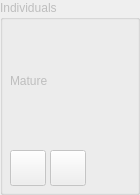
                <widget class="QGroupBox" name="groupBox_eco_Individuals">
                 <property name="enabled">
                  <bool>false</bool>
                 </property>
                 <property name="minimumSize">
                  <size>
                   <width>140</width>
                   <height>0</height>
                  </size>
                 </property>
                 <property name="title">
                  <string>Individuals</string>
                 </property>
                 <widget class="QPushButton" name="pushButton_Eco_Clear_Mature">
                  <property name="geometry">
                   <rect>
                    <x>50</x>
                    <y>150</y>
                    <width>36</width>
                    <height>36</height>
                   </rect>
                  </property>
                  <property name="toolTip">
                   <string>Clear all mature trees</string>
                  </property>
                  <property name="text">
                   <string/>
                  </property>
                  <property name="icon">
                   <iconset resource="resources.qrc">
                    <normaloff>:/Icons/Icons/Clear.png</normaloff>:/Icons/Icons/Clear.png</iconset>
                  </property>
                  <property name="iconSize">
                   <size>
                    <width>32</width>
                    <height>32</height>
                   </size>
                  </property>
                 </widget>
                 <widget class="QPushButton" name="pushButton_Eco_Edit_Mature">
                  <property name="geometry">
                   <rect>
                    <x>10</x>
                    <y>150</y>
                    <width>36</width>
                    <height>36</height>
                   </rect>
                  </property>
                  <property name="toolTip">
                   <string>Edit Oak mature trees</string>
                  </property>
                  <property name="text">
                   <string/>
                  </property>
                  <property name="icon">
                   <iconset resource="resources.qrc">
                    <normaloff>:/Icons/Icons/Edit.png</normaloff>:/Icons/Icons/Edit.png</iconset>
                  </property>
                  <property name="iconSize">
                   <size>
                    <width>32</width>
                    <height>32</height>
                   </size>
                  </property>
                 </widget>
                 <widget class="QLabel" name="eco_species_Individuals">
                  <property name="geometry">
                   <rect>
                    <x>10</x>
                    <y>20</y>
                    <width>121</width>
                    <height>121</height>
                   </rect>
                  </property>
                  <property name="frameShape">
                   <enum>QFrame::Shape::NoFrame</enum>
                  </property>
                  <property name="text">
                   <string>Mature</string>
                  </property>
                 </widget>
                </widget>
